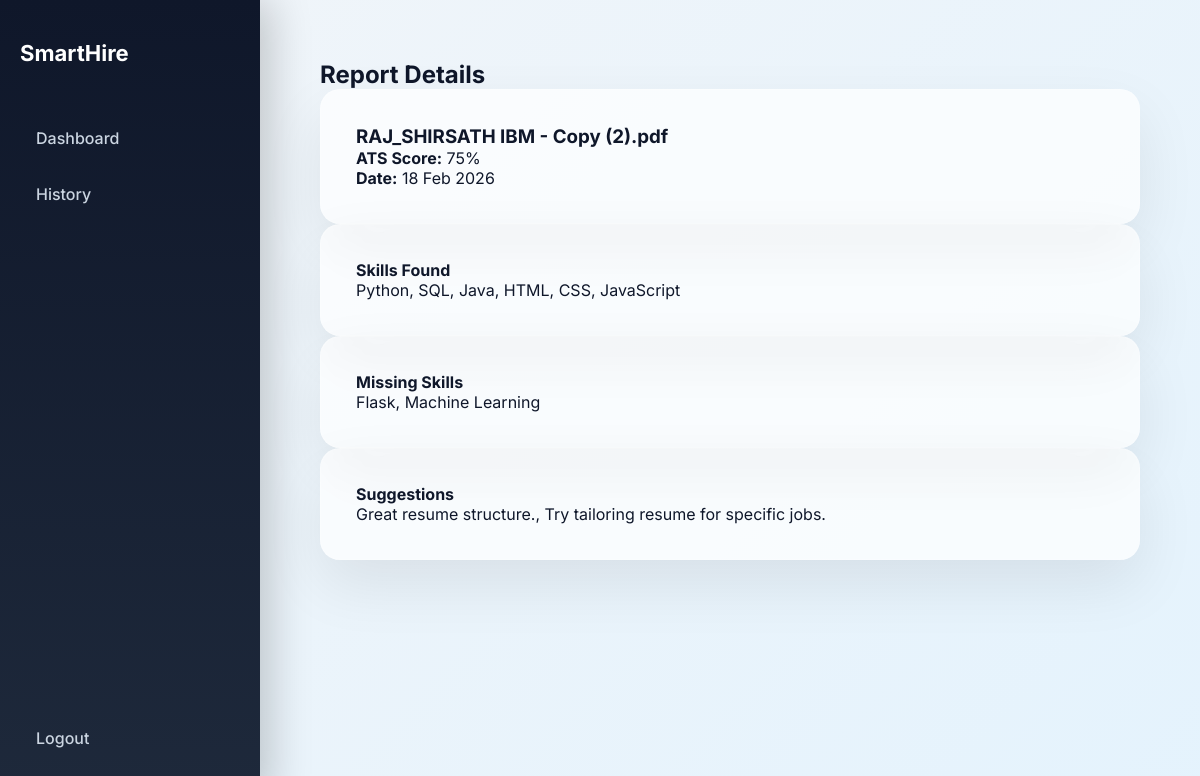
Page /report/1 (signed in) on the committed database.
### models.py (models this page shows)
class ResumeReport(db.Model):
    id = db.Column(db.Integer, primary_key=True)
    user_id = db.Column(db.Integer, db.ForeignKey('user.id'))
    file_name = db.Column(db.String(200))
    ats_score = db.Column(db.Integer)
    skills_found = db.Column(db.Text)
    missing_skills = db.Column(db.Text)
    suggestions = db.Column(db.Text)
    created_at = db.Column(db.DateTime, default=datetime.utcnow)

### app.py (the view)
@app.route("/report/<int:report_id>")
@login_required
def view_report(report_id):
    report = ResumeReport.query.get_or_404(report_id)
    if report.user_id != current_user.id:
        flash("Unauthorized access.")
        return redirect(url_for("history"))
    return render_template("view_report.html", report=report)

### app.py (called while the page is built)
@login_manager.user_loader
def load_user(user_id):
    return User.query.get(int(user_id))

### templates/view_report.html
{% extends "base.html" %}
{% block content %}
<h2>Report Details</h2>
<div class="report-card">
    <h3>{{ report.file_name }}</h3>
    <p><strong>ATS Score:</strong> {{ report.ats_score }}%</p>
    <p><strong>Date:</strong> {{ report.created_at.strftime("%d %b %Y") }}</p>
</div>
<div class="report-section">
    <h4>Skills Found</h4>
    <p>{{ report.skills_found }}</p>
</div>
<div class="report-section">
    <h4>Missing Skills</h4>
    <p>{{ report.missing_skills }}</p>
</div>
<div class="report-section">
    <h4>Suggestions</h4>
    <p>{{ report.suggestions }}</p>
</div>
{% endblock %}

### static/css/style.css (style rules this page uses)
:root { --primary: #3b82f6; --primary-dark: #2563eb; --dark: #0f172a; --dark-2: #1e293b; --light-bg: #f8fafc; --card-bg: rgba(255, 255, 255, 0.7); --border: rgba(255, 255, 255, 0.2); --text-main: #0f172a; --text-light: #64748b; --success: #22c55e; --danger: #ef4444; }
* { margin: 0; padding: 0; box-sizing: border-box; }
body { font-family: 'Inter', sans-serif; background: linear-gradient(-45deg, #eef2ff, #f8fafc, #e0f2fe, #f1f5f9); background-size: 400% 400%; animation: gradientBG 18s ease infinite; color: var(--text-main); }
.card, .upload-card, .result-box, .report-card, .report-section { backdrop-filter: blur(20px); background: var(--card-bg); border-radius: 20px; padding: 35px; border: 1px solid var(--border); box-shadow: 0 25px 60px rgba(0,0,0,0.08); transition: 0.4s ease; }

### rows in the picture
ResumeReport: file_name "RAJ_SHIRSATH IBM - Copy (2).pdf", ats_score "75", created_at "18 Feb 2026", skills_found "Python, SQL, Java, HTML, CSS, JavaScript", missing_skills "Flask, Machine Learning", suggestions "Great resume structure., Try tailoring resume for specific jobs."
